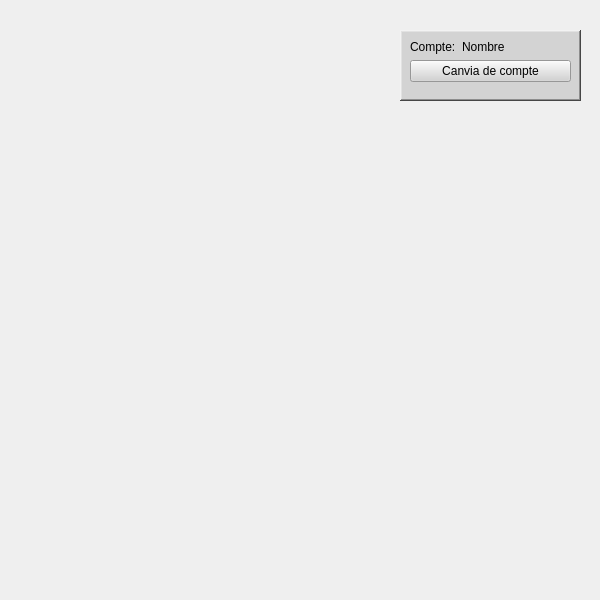
<?xml version="1.0" encoding="UTF-8"?>
<ui version="4.0">
 <class>MenuWidget</class>
 <widget class="QWidget" name="MenuWidget">
  <property name="geometry">
   <rect>
    <x>0</x>
    <y>0</y>
    <width>600</width>
    <height>600</height>
   </rect>
  </property>
  <property name="windowTitle">
   <string>Menu</string>
  </property>
  <property name="locale">
   <locale language="English" country="UnitedStates"/>
  </property>
  <widget class="QFrame" name="frame">
   <property name="geometry">
    <rect>
     <x>400</x>
     <y>30</y>
     <width>181</width>
     <height>71</height>
    </rect>
   </property>
   <property name="styleSheet">
    <string notr="true">background-color: rgb(211, 211, 211);</string>
   </property>
   <property name="frameShape">
    <enum>QFrame::WinPanel</enum>
   </property>
   <property name="frameShadow">
    <enum>QFrame::Raised</enum>
   </property>
   <property name="lineWidth">
    <number>2</number>
   </property>
   <property name="midLineWidth">
    <number>0</number>
   </property>
   <widget class="QWidget" name="gridLayoutWidget">
    <property name="geometry">
     <rect>
      <x>10</x>
      <y>10</y>
      <width>161</width>
      <height>53</height>
     </rect>
    </property>
    <layout class="QFormLayout" name="formLayout">
     <property name="sizeConstraint">
      <enum>QLayout::SetDefaultConstraint</enum>
     </property>
     <property name="bottomMargin">
      <number>0</number>
     </property>
     <item row="0" column="0">
      <widget class="QLabel" name="acnameLabel">
       <property name="text">
        <string>Compte:</string>
       </property>
      </widget>
     </item>
     <item row="0" column="1">
      <widget class="QLabel" name="nameLabel">
       <property name="text">
        <string>Nombre</string>
       </property>
      </widget>
     </item>
     <item row="1" column="0" colspan="2">
      <widget class="QPushButton" name="acchangeButton">
       <property name="text">
        <string>Canvia de compte</string>
       </property>
      </widget>
     </item>
    </layout>
   </widget>
  </widget>
 </widget>
 <resources/>
 <connections/>
</ui>
